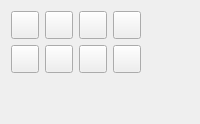
                                            <widget class="QWidget" name="tabColors">
                                                <attribute name="title">
                                                    <string>Colors</string>
                                                </attribute>
                                                <layout class="QVBoxLayout" name="colorsLayout">
                                                    <item>
                                                        <layout class="QHBoxLayout" name="colorRow1">
                                                            <item>
                                                                <widget class="QPushButton" name="colorSwatch0">
                                                                    <property name="text"><string></string></property>
                                                                    <property name="toolTip"><string>White</string></property>
                                                                    <property name="minimumSize"><size><width>28</width><height>28</height></size></property>
                                                                    <property name="maximumSize"><size><width>28</width><height>28</height></size></property>
                                                                </widget>
                                                            </item>
                                                            <item>
                                                                <widget class="QPushButton" name="colorSwatch1">
                                                                    <property name="text"><string></string></property>
                                                                    <property name="toolTip"><string>Green</string></property>
                                                                    <property name="minimumSize"><size><width>28</width><height>28</height></size></property>
                                                                    <property name="maximumSize"><size><width>28</width><height>28</height></size></property>
                                                                </widget>
                                                            </item>
                                                            <item>
                                                                <widget class="QPushButton" name="colorSwatch2">
                                                                    <property name="text"><string></string></property>
                                                                    <property name="toolTip"><string>Lime</string></property>
                                                                    <property name="minimumSize"><size><width>28</width><height>28</height></size></property>
                                                                    <property name="maximumSize"><size><width>28</width><height>28</height></size></property>
                                                                </widget>
                                                            </item>
                                                            <item>
                                                                <widget class="QPushButton" name="colorSwatch3">
                                                                    <property name="text"><string></string></property>
                                                                    <property name="toolTip"><string>Cyan</string></property>
                                                                    <property name="minimumSize"><size><width>28</width><height>28</height></size></property>
                                                                    <property name="maximumSize"><size><width>28</width><height>28</height></size></property>
                                                                </widget>
                                                            </item>
                                                            <item>
                                                                <spacer>
                                                                    <property name="orientation"><enum>Qt::Orientation::Horizontal</enum></property>
                                                                    <property name="sizeHint" stdset="0"><size><width>10</width><height>10</height></size></property>
                                                                </spacer>
                                                            </item>
                                                        </layout>
                                                    </item>
                                                    <item>
                                                        <layout class="QHBoxLayout" name="colorRow2">
                                                            <item>
                                                                <widget class="QPushButton" name="colorSwatch4">
                                                                    <property name="text"><string></string></property>
                                                                    <property name="toolTip"><string>Blue</string></property>
                                                                    <property name="minimumSize"><size><width>28</width><height>28</height></size></property>
                                                                    <property name="maximumSize"><size><width>28</width><height>28</height></size></property>
                                                                </widget>
                                                            </item>
                                                            <item>
                                                                <widget class="QPushButton" name="colorSwatch5">
                                                                    <property name="text"><string></string></property>
                                                                    <property name="toolTip"><string>Purple</string></property>
                                                                    <property name="minimumSize"><size><width>28</width><height>28</height></size></property>
                                                                    <property name="maximumSize"><size><width>28</width><height>28</height></size></property>
                                                                </widget>
                                                            </item>
                                                            <item>
                                                                <widget class="QPushButton" name="colorSwatch6">
                                                                    <property name="text"><string></string></property>
                                                                    <property name="toolTip"><string>Pink</string></property>
                                                                    <property name="minimumSize"><size><width>28</width><height>28</height></size></property>
                                                                    <property name="maximumSize"><size><width>28</width><height>28</height></size></property>
                                                                </widget>
                                                            </item>
                                                            <item>
                                                                <widget class="QPushButton" name="colorSwatch7">
                                                                    <property name="text"><string></string></property>
                                                                    <property name="toolTip"><string>Red</string></property>
                                                                    <property name="minimumSize"><size><width>28</width><height>28</height></size></property>
                                                                    <property name="maximumSize"><size><width>28</width><height>28</height></size></property>
                                                                </widget>
                                                            </item>
                                                            <item>
                                                                <spacer>
                                                                    <property name="orientation"><enum>Qt::Orientation::Horizontal</enum></property>
                                                                    <property name="sizeHint" stdset="0"><size><width>10</width><height>10</height></size></property>
                                                                </spacer>
                                                            </item>
                                                        </layout>
                                                    </item>
                                                    <item>
                                                        <spacer>
                                                            <property name="orientation"><enum>Qt::Orientation::Vertical</enum></property>
                                                            <property name="sizeHint" stdset="0"><size><width>20</width><height>40</height></size></property>
                                                        </spacer>
                                                    </item>
                                                </layout>
                                            </widget>
